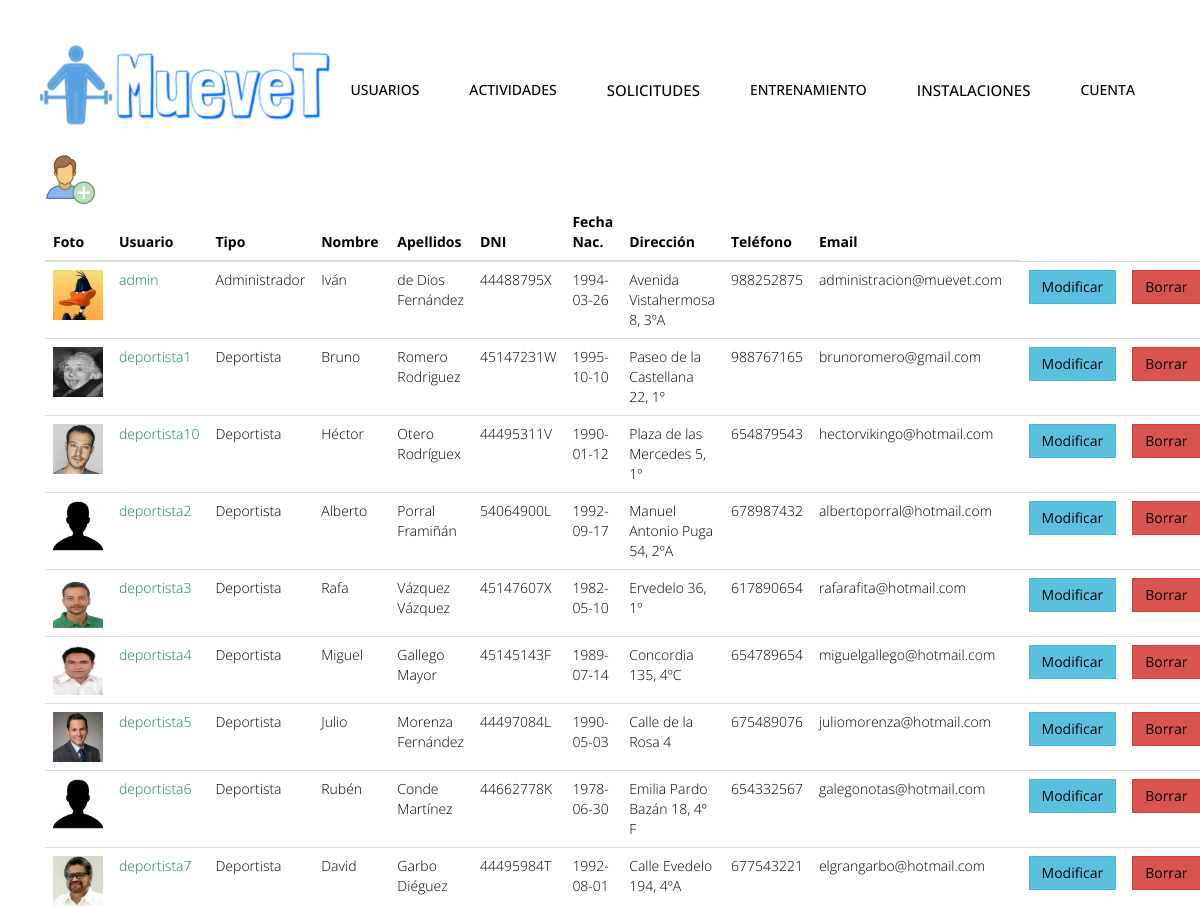
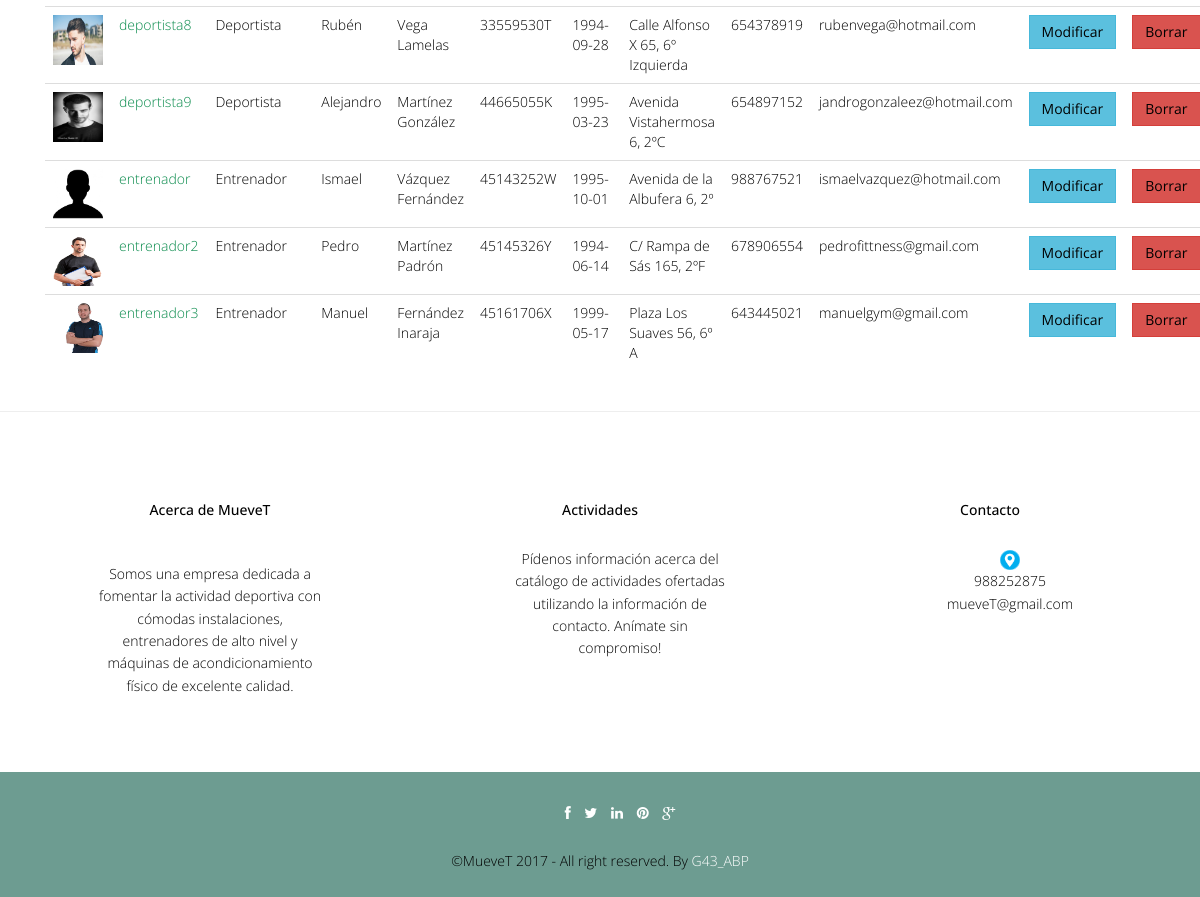
Screenshot of /abp/Controllers/USUARIO_Controller.php (signed in) with the database file from the repository (2 pictures, top to bottom).
### tables this page shows
CREATE TABLE IF NOT EXISTS `usuario` (
  `foto` varchar(500) DEFAULT '../img/user.jpg',
  `userName` varchar(20) NOT NULL,
  `password` varchar(128) NOT NULL,
  `tipoUsuario` int(10) NOT NULL,
  `nombre` varchar(20) NOT NULL,
  `apellidos` varchar(70) NOT NULL,
  `dni` varchar(9) NOT NULL,
  `fechaNac` date NOT NULL,
  `direccion` varchar(80) DEFAULT NULL,
  `telefono` int(15) DEFAULT NULL,
  `email` varchar(30) NOT NULL
);

CREATE TABLE IF NOT EXISTS `rol` (
  `idRol` int(10) NOT NULL,
  `nombreRol` varchar(45) NOT NULL
);

### abp/Models/USUARIO_Model.php (called while the page is built, shortened)
<?php
include '../Functions/LibraryFunctions.php';
class USUARIO_Modelo {
    var $mysqli;
    function ConectarBD() {
        $this->mysqli = new mysqli("localhost", "root", "", "muevet");
    }
    function ConsultarTodo($user) {
        if ($user == "entrenador") {
            $sql = "SELECT * FROM USUARIO, ENTRENADOR WHERE USUARIO.userName=ENTRENADOR.userName AND USUARIO.tipoUsuario=2";
        } else if ($user == "deportista") {
            $sql = "SELECT * FROM USUARIO, DEPORTISTA WHERE USUARIO.userName=DEPORTISTA.userName AND USUARIO.tipoUsuario=3";
        } else {
            $sql = "SELECT * FROM USUARIO";
        }
        if (!($resultado = $this->mysqli->query($sql))) {
            return 'Error en la consulta sobre la base de datos';
        } else {
            $toret = array();
            $i = 0;
            while ($fila = $resultado->fetch_array()) {
                $toret[$i] = $fila;
                $i++;
            }
            return $toret;
        }
    }
}
?>

### abp/Views/USUARIO_SHOWALL_Vista.php (the view, shortened to what this page needs)
<?php
class USUARIO_Show {
    private $datos;
    function __construct($array, $volver) {
        $this->datos = $array;
        $this->render();
    }
    function render() {
        ?>
        <div class="container">
            <?php
            $lista = array('foto', 'userName', 'tipoUsuario', 'nombre', 'apellidos', 'dni', 'fechaNac', 'direccion', 'telefono', 'email');
            ?>
            <div class="container">
                <div align='left'>
                     <a href='USUARIO_Controller.php?accion=<?php echo $strings['Seleccionar']; ?>'><img src="../img/useradd.png" width="50px" height="50px"></a>
                    <table class="table">
                        <thead class="thead-dark">
                            <tr>
                                <?php
                                foreach ($lista as $titulo) {
                                    echo "<th>";
                                    echo $strings[$titulo];
                                    echo "</th>";
                                }
                                echo "</tr>";
                                echo "</thead>";
                                echo "<tbody>";
                                for ($j = 0; $j < count($this->datos); $j++) {
                                    echo "<tr>";
                                    foreach ($this->datos [$j] as $clave => $valor) {
                                        for ($i = 0; $i < count($lista); $i++) {
                                            if ($clave === $lista[$i]) {
                                                echo "<td>";
                                                if (($clave === 'foto')) {
                                                    if (is_file($valor)) {
                                                        ?><a target='_blank' href='<?php echo $valor ?>'><img src='<?php echo $valor ?>' width="50" height="50"></a> <?php
                                                    } else {
                                                        ?><a target='_blank' href="../img/user.jpg"><img src="../img/user.jpg" width="50" height="50"></a> <?php
                                                }
                                                break;
                                            } if ($clave === 'tipoUsuario') {
                                                echo $strings[ConsultarNOMRol($valor)];
                                                break;
                                            }
                                            if ($clave === 'userName') {
                                                ?>
                                            <a href='USUARIO_Controller.php?userName=<?php echo $this->datos[$j]['userName'] . '&accion=' . $strings['Ver']; ?>'><font color="#088A4B"><?php echo $valor; ?></font></a> <?php
                                        } else {
                                            echo $valor;
                                        }
                                        echo "</td>";
                                    }
                                }
                            }
                            ?>
                            <td><button type="button" class="btn btn-info"><a href='USUARIO_Controller.php?userName=<?php echo $this->datos[$j]['userName'] . '&accion=' . $strings['Modificar']; ?>'><?php echo $strings['Modificar']; ?></a></button></td>
                            <td><button type="button" class="btn btn-danger"><a href='USUARIO_Controller.php?userName=<?php echo $this->datos[$j]['userName'] . '&accion=' . $strings['Borrar']; ?>'><?php echo $strings['Borrar']; ?></a></button></td>
                                    <?php
                                }
                                ?>
                        </tbody>
                    </table>
                </div>
            </div>
        </div>
        <?php
        include '../Views/footer.php';
    }
}

### abp/css/style.css (style rules this page uses)
body { font-family:'Open Sans', Arial, sans-serif; font-size:14px; font-weight:300; line-height:1.6em; color:#000; background-color:#fff; }
.link-list ul,li,a { color:#000; list-style:none; }

### abp/css/overwrite.css (style rules this page uses)
.btn { text-shadow: none; background-image:none; border-color: none; border-bottom-color: none; -webkit-box-shadow: none; -moz-box-shadow: none; box-shadow: none; }
.btn { outline:0; -webkit-border-radius: 0; -moz-border-radius: 0; border-radius: 0; }

### rows the page displays
usuario: foto (picture), userName "admin", tipoUsuario.nombreRol "Administrador", nombre "Iván", apellidos "de Dios Fernández", dni "44488795X", fechaNac "1994-03-26", direccion "Avenida Vistahermosa 8, 3ºA", telefono "988252875", email "administracion@muevet.com"
usuario: foto (picture), userName "deportista1", tipoUsuario.nombreRol "Deportista", nombre "Bruno", apellidos "Romero Rodriguez", dni "45147231W", fechaNac "1995-10-10", direccion "Paseo de la Castellana 22, 1º", telefono "988767165", email "brunoromero@gmail.com"
usuario: foto (picture), userName "deportista10", tipoUsuario.nombreRol "Deportista", nombre "Héctor", apellidos "Otero Rodríguex", dni "44495311V", fechaNac "1990-01-12", direccion "Plaza de las Mercedes 5, 1º", telefono "654879543", email "hectorvikingo@hotmail.com"
usuario: foto (placeholder picture), userName "deportista2", tipoUsuario.nombreRol "Deportista", nombre "Alberto", apellidos "Porral Framiñán", dni "54064900L", fechaNac "1992-09-17", direccion "Manuel Antonio Puga 54, 2ºA", telefono "678987432", email "albertoporral@hotmail.com"
usuario: foto (picture), userName "deportista3", tipoUsuario.nombreRol "Deportista", nombre "Rafa", apellidos "Vázquez Vázquez", dni "45147607X", fechaNac "1982-05-10", direccion "Ervedelo 36, 1º", telefono "617890654", email "rafarafita@hotmail.com"
usuario: foto (picture), userName "deportista4", tipoUsuario.nombreRol "Deportista", nombre "Miguel", apellidos "Gallego Mayor", dni "45145143F", fechaNac "1989-07-14", direccion "Concordia 135, 4ºC", telefono "654789654", email "miguelgallego@hotmail.com"
usuario: foto (picture), userName "deportista5", tipoUsuario.nombreRol "Deportista", nombre "Julio", apellidos "Morenza Fernández", dni "44497084L", fechaNac "1990-05-03", direccion "Calle de la Rosa 4", telefono "675489076", email "juliomorenza@hotmail.com"
usuario: userName "deportista6", tipoUsuario.nombreRol "Deportista", nombre "Rubén", apellidos "Conde Martínez", dni "44662778K", fechaNac "1978-06-30", direccion "Emilia Pardo Bazán 18, 4º F", telefono "654332567", email "galegonotas@hotmail.com"
usuario: foto (picture), userName "deportista7", tipoUsuario.nombreRol "Deportista", nombre "David", apellidos "Garbo Diéguez", dni "44495984T", fechaNac "1992-08-01", direccion "Calle Evedelo 194, 4ºA", telefono "677543221", email "elgrangarbo@hotmail.com"
usuario: foto (picture), userName "deportista8", tipoUsuario.nombreRol "Deportista", nombre "Rubén", apellidos "Vega Lamelas", dni "33559530T", fechaNac "1994-09-28", direccion "Calle Alfonso X 65, 6º Izquierda", telefono "654378919", email "rubenvega@hotmail.com"
usuario: foto (picture), userName "deportista9", tipoUsuario.nombreRol "Deportista", nombre "Alejandro", apellidos "Martínez González", dni "44665055K", fechaNac "1995-03-23", direccion "Avenida Vistahermosa 6, 2ºC", telefono "654897152", email "jandrogonzaleez@hotmail.com"
usuario: foto (placeholder picture), userName "entrenador", tipoUsuario.nombreRol "Entrenador", nombre "Ismael", apellidos "Vázquez Fernández", dni "45143252W", fechaNac "1995-10-01", direccion "Avenida de la Albufera 6, 2º", telefono "988767521", email "ismaelvazquez@hotmail.com"
usuario: foto (picture), userName "entrenador2", tipoUsuario.nombreRol "Entrenador", nombre "Pedro", apellidos "Martínez Padrón", dni "45145326Y", fechaNac "1994-06-14", direccion "C/ Rampa de Sás 165, 2ºF", telefono "678906554", email "pedrofittness@gmail.com"
usuario: foto (picture), userName "entrenador3", tipoUsuario.nombreRol "Entrenador", nombre "Manuel", apellidos "Fernández Inaraja", dni "45161706X", fechaNac "1999-05-17", direccion "Plaza Los Suaves 56, 6º A", telefono "643445021", email "manuelgym@gmail.com"

### other values shown
$strings['Cuenta'] "CUENTA"
$strings[$titulo] "Foto"
$strings[$titulo] "Usuario"
$strings[$titulo] "Tipo"
$strings[$titulo] "Nombre"
$strings[$titulo] "Apellidos"
$strings[$titulo] "DNI"
$strings[$titulo] "Fecha Nac."
$strings[$titulo] "Dirección"
$strings[$titulo] "Teléfono"
$strings[$titulo] "Email"
